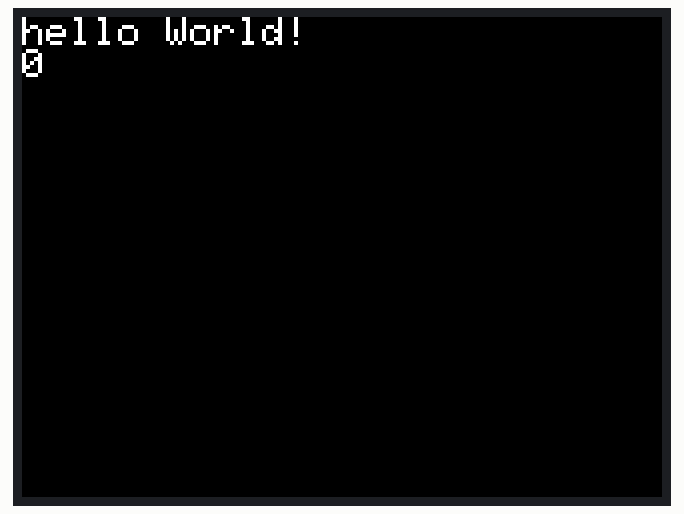
The sketch below on a simulated Arduino Uno, built with avr-gcc and run on an emulated ATmega328P. Parts: 320×240 colour display.

Above: at 0.3 s.
At 7.9 s:
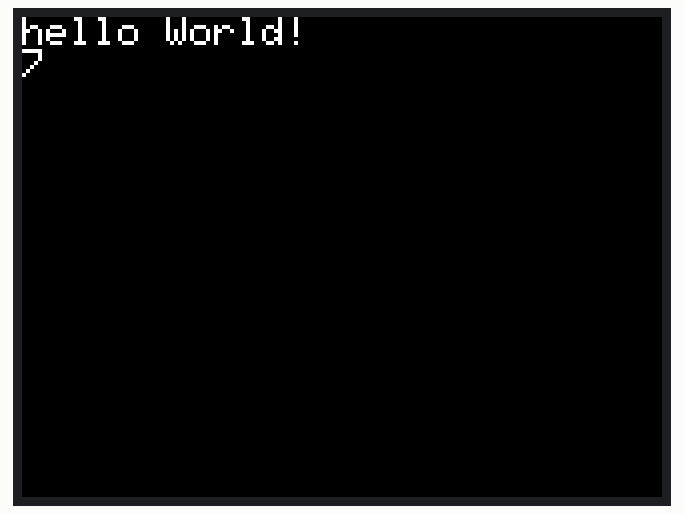
At 11.1 s:
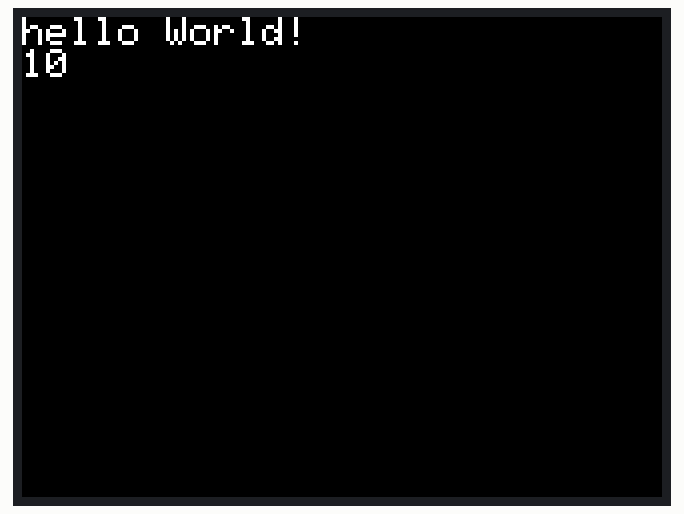
At 18.7 s:
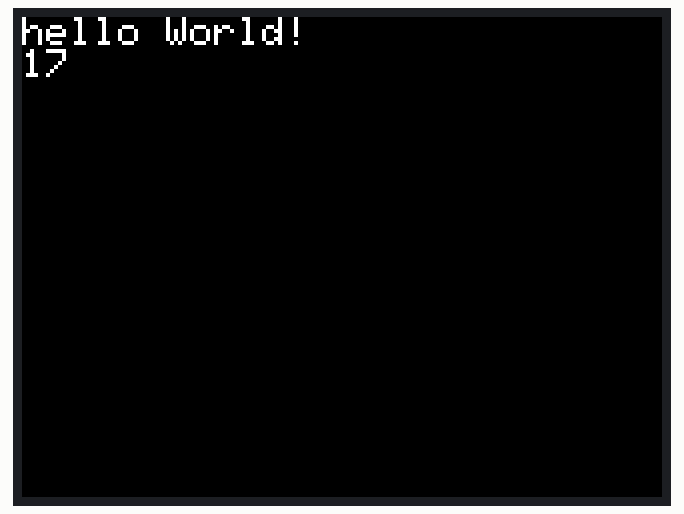
At 28.4 s:
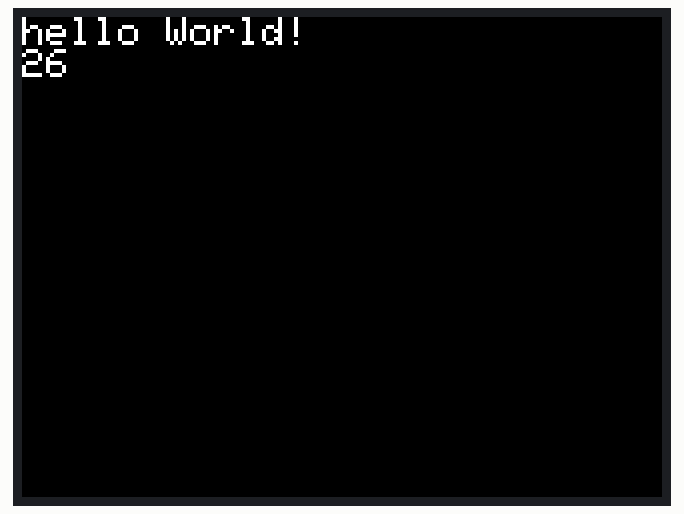
At 38.1 s:
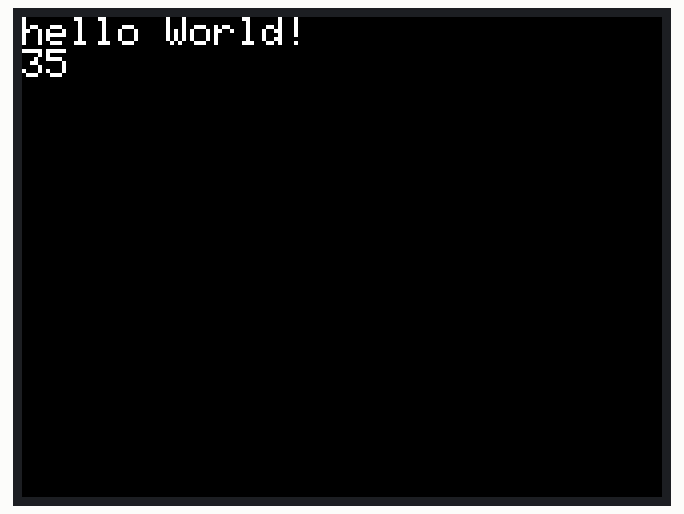

The sketch:

simpleLCD.ino
```cpp
#define LCD_CS A3 // Chip Select goes to Analog 3
#define LCD_CD A2 // Command/Data goes to Analog 2
#define LCD_WR A1 // LCD Write goes to Analog 1
#define LCD_RD A0 // LCD Read goes to Analog 0
#define LCD_RESET A4 // Can alternately just connect to Arduino's reset pin

#include <SPI.h>          // f.k. for Arduino-1.5.2
#include "Adafruit_GFX.h"// Hardware-specific library
#include <MCUFRIEND_kbv.h>

#define BLACK   0x0000
#define BLUE    0x001F
#define RED     0xF800
#define GREEN   0x07E0
#define CYAN    0x07FF
#define MAGENTA 0xF81F
#define YELLOW  0xFFE0
#define WHITE   0xFFFF

MCUFRIEND_kbv tft;

void setup() {
  int id = tft.readID();
  tft.begin(id);

  tft.setRotation(1);
  tft.setTextSize(2);
  tft.setTextColor(0xFFFF, 0x0000);
}

int n = 0;

void loop() {
  tft.fillScreen(0x0000);
  tft.setCursor(0,0);
  tft.println("hello World!");
  tft.println(n);
  n++;
  delay(1000);
}
```

Measured:
- what the display in image 0 shows lasts 1.0 s, from 0.2 s to 1.2 s
